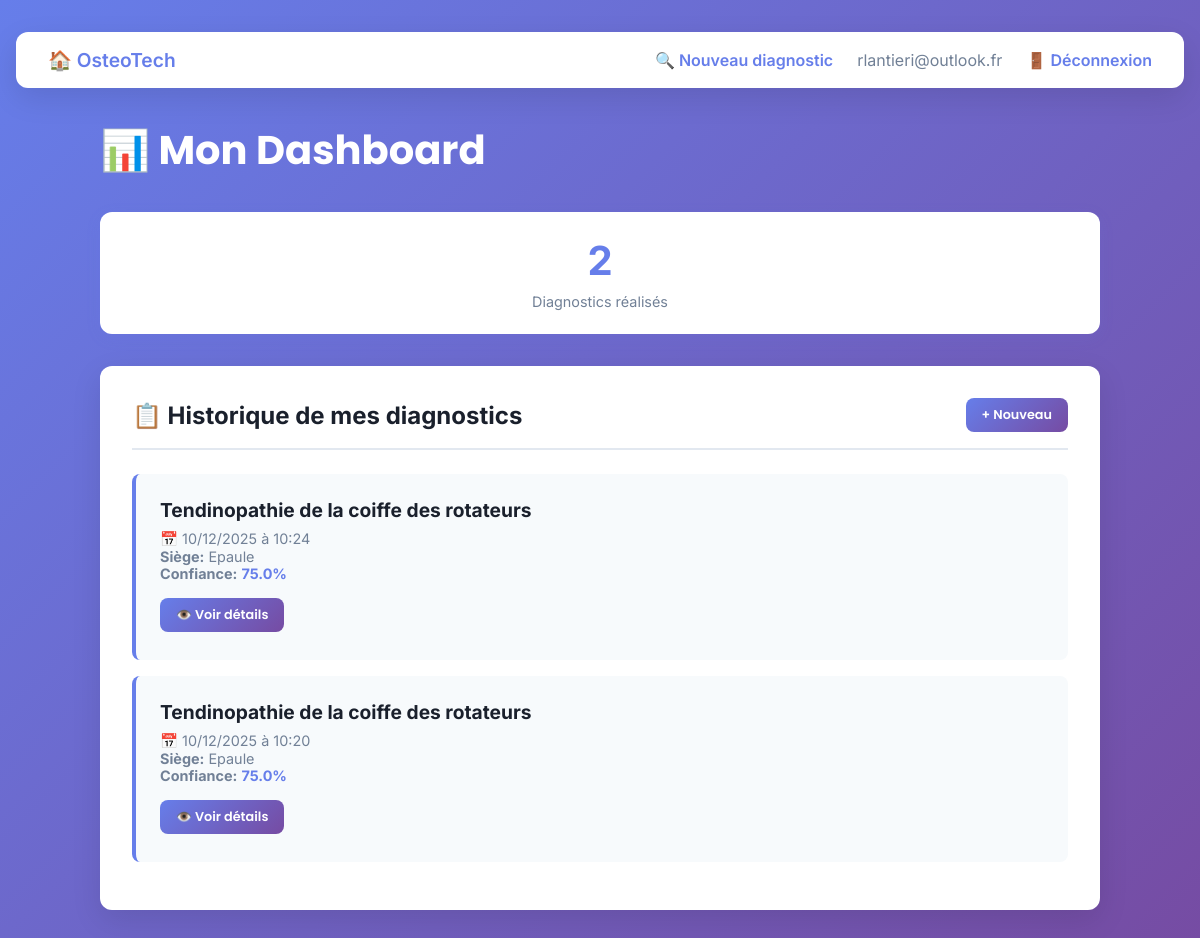
The page /dashboard (signed in) on the database as committed earlier.
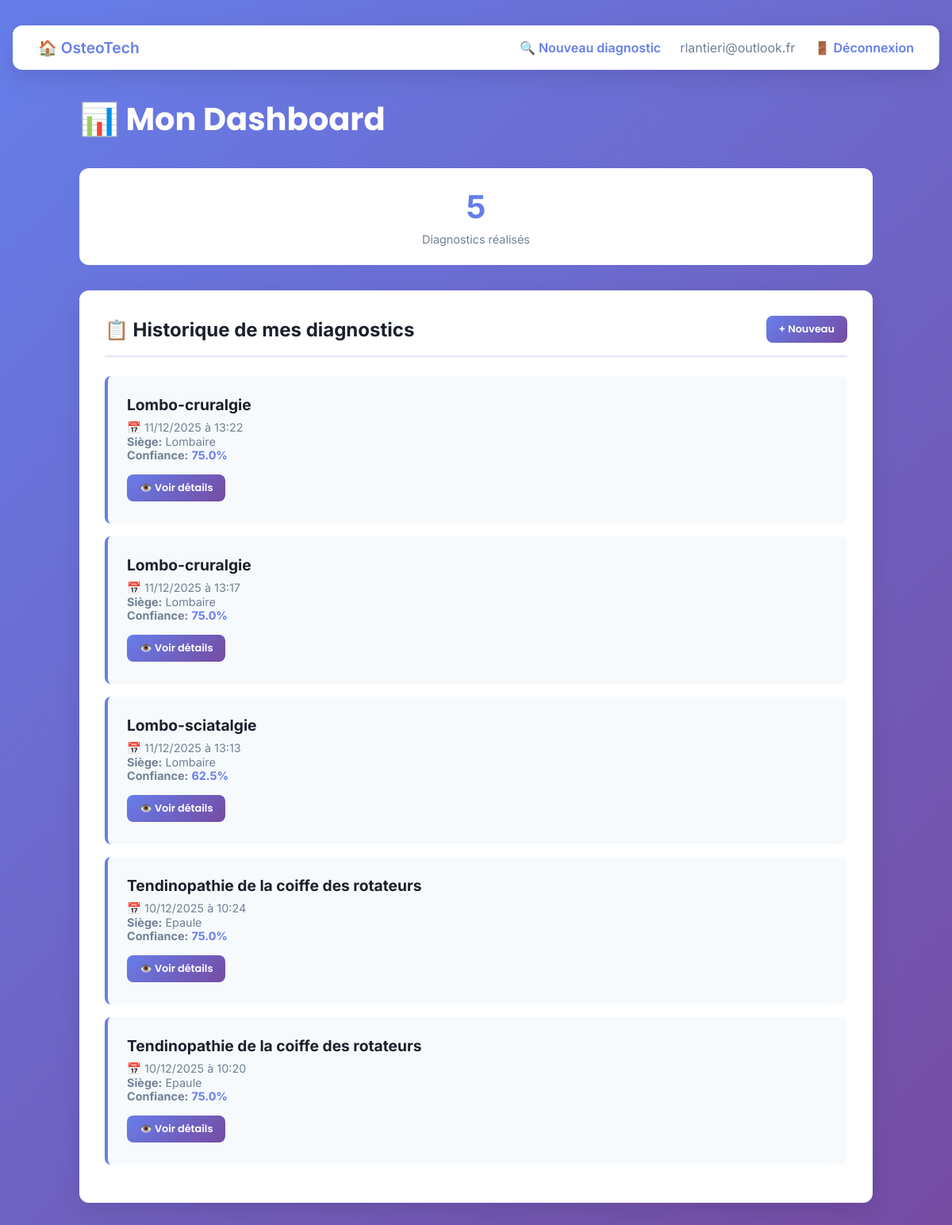
The same page on the database as committed later.
### models.py (models this page shows, shortened)
class User(db.Model):
    __tablename__ = 'users'
    id = db.Column(db.Integer, primary_key=True)
    email = db.Column(db.String(120), unique=True, nullable=False, index=True)
    password_hash = db.Column(db.String(255), nullable=False)
    created_at = db.Column(db.DateTime, default=datetime.utcnow)
    updated_at = db.Column(db.DateTime, default=datetime.utcnow, onupdate=datetime.utcnow)
    diagnostics = db.relationship('Diagnostic', backref='user', lazy=True, cascade='all, delete-orphan')

class Diagnostic(db.Model):
    __tablename__ = 'diagnostics'
    id = db.Column(db.Integer, primary_key=True)
    user_id = db.Column(db.Integer, db.ForeignKey('users.id'), nullable=False)
    siege = db.Column(db.String(100))
    irradiations = db.Column(db.String(100))
    type_douleur = db.Column(db.String(100))
    intensite = db.Column(db.String(50))
    calmee_par = db.Column(db.String(100))
    augmentee_par = db.Column(db.String(100))
    evolution = db.Column(db.String(100))
    signes_associes = db.Column(db.String(200))
    diagnosis_name = db.Column(db.String(200))
    diagnosis_confidence = db.Column(db.Float)
    diagnosis_id = db.Column(db.String(100))
    created_at = db.Column(db.DateTime, default=datetime.utcnow, index=True)
    notes = db.Column(db.Text)  # Notes utilisateur

### app.py (the view)
@app.route('/dashboard')
@login_required
def dashboard():
    user = get_current_user()
    diagnostics = Diagnostic.query.filter_by(user_id=user.id).order_by(Diagnostic.created_at.desc()).all()
    return render_template(
        'dashboard.html',
        user=user,
        diagnostics=diagnostics,
        total_diagnostics=len(diagnostics)
    )

### app.py (called while the page is built)
def login_required(f):
    @wraps(f)
    def decorated_function(*args, **kwargs):
        if 'user_id' not in session:
            return redirect(url_for('login'))
        return f(*args, **kwargs)
    return decorated_function

def get_current_user():
    if 'user_id' in session:
        return User.query.get(session['user_id'])
    return None

@app.before_request
def create_tables():
    db.create_all()

### templates/dashboard.html (shortened to what this page needs)
<!DOCTYPE html>
<html lang="fr">
<head>
</head>
<body>
    <nav>
        <a href="/" style="font-size: 1.2rem;">🏠 OsteoTech</a>
        <div class="nav-right">
            <a href="/app">🔍 Nouveau diagnostic</a>
            <span class="nav-email">{{ user.email }}</span>
            <a href="/logout" style="color: var(--primary); text-decoration: none; font-weight: 600;">🚪 Déconnexion</a>
        </div>
    </nav>
    <div class="container">
        <h1>📊 Mon Dashboard</h1>
        <div class="stats">
            <div class="stat-card">
                <div class="stat-number">{{ total_diagnostics }}</div>
                <div style="font-size: 0.9rem; color: #718096; margin-top: 0.5rem;">Diagnostics réalisés</div>
            </div>
        </div>
        <div class="card">
            <div style="display: flex; justify-content: space-between; align-items: center; margin-bottom: 1.5rem; padding-bottom: 1rem; border-bottom: 2px solid #e2e8f0;">
                <h2 style="margin: 0;">📋 Historique de mes diagnostics</h2>
                <a href="/app" class="btn btn-primary btn-small">+ Nouveau</a>
            </div>
            {% if diagnostics %}
                {% for diagnostic in diagnostics %}
                <div class="diagnostic-item">
                    <div class="diagnostic-name">{{ diagnostic.diagnosis_name }}</div>
                    <div class="diagnostic-meta">
                        📅 {{ diagnostic.created_at.strftime('%d/%m/%Y à %H:%M') }}<br>
                        <strong>Siège:</strong> {{ diagnostic.siege }}<br>
                        <strong>Confiance:</strong> <span style="color: var(--primary); font-weight: 700;">{{ diagnostic.diagnosis_confidence }}%</span>
                    </div>
                    <a href="{{ url_for('view_diagnostic', diagnostic_id=diagnostic.id) }}" class="btn btn-primary btn-small">
                        👁️ Voir détails
                    </a>
                </div>
                {% endfor %}
            {% else %}
                <div class="empty-state">
                    <h3>Aucun diagnostic encore</h3>
                    <p style="color: #718096; margin-bottom: 1.5rem;">Commencez par créer votre premier diagnostic avec S.I.T.I.C.E</p>
                    <a href="/app" class="btn btn-primary">🚀 Créer un diagnostic</a>
                </div>
            {% endif %}
        </div>
    </div>
</body>
</html>

### templates/dashboard.html (style rules this page uses)
:root { --primary: #667eea; --secondary: #764ba2; --dark: #1a202c; --light: #f7fafc; }
* { font-family: 'Inter', sans-serif; margin: 0; padding: 0; box-sizing: border-box; }
body { background: linear-gradient(135deg, #667eea 0%, #764ba2 100%); color: var(--dark); min-height: 100vh; padding: 2rem 1rem; }
nav { background: white; border-radius: 12px; padding: 1rem 2rem; box-shadow: 0 10px 30px rgba(0, 0, 0, 0.1); margin-bottom: 2rem; display: flex; justify-content: space-between; align-items: center; }
nav a { color: var(--primary); text-decoration: none; font-weight: 600; transition: all 0.3s ease; }
.nav-right { display: flex; gap: 1.5rem; align-items: center; }
.nav-email { color: #718096; }
h1 { font-family: 'Poppins', sans-serif; font-size: 2.5rem; color: white; margin-bottom: 2rem; }
h2 { font-size: 1.5rem; color: var(--dark); margin-bottom: 1.5rem; }
.container { max-width: 1000px; margin: 0 auto; }
.card { background: white; border-radius: 12px; padding: 2rem; box-shadow: 0 10px 30px rgba(0, 0, 0, 0.1); margin-bottom: 2rem; }
.btn { font-family: 'Poppins', sans-serif; font-weight: 600; padding: 0.75rem 1.5rem; border: none; border-radius: 8px; cursor: pointer; text-decoration: none; display: inline-block; transition: all 0.3s ease; position: relative; overflow: hidden; }
.btn::before { content: ''; position: absolute; top: 0; left: -100%; width: 100%; height: 100%; background: rgba(255, 255, 255, 0.2); transition: left 0.3s ease; display: none; }
.btn-primary { background: linear-gradient(135deg, var(--primary), var(--secondary)); color: white; }
.btn-small { padding: 0.5rem 1rem; font-size: 0.8rem; }
.diagnostic-item { background: #f7fafc; border-left: 4px solid var(--primary); padding: 1.5rem; margin-bottom: 1rem; border-radius: 8px; }
.diagnostic-name { font-size: 1.2rem; font-weight: 700; color: var(--dark); margin-bottom: 0.5rem; }
.diagnostic-meta { font-size: 0.9rem; color: #718096; margin-bottom: 1rem; }
.stats { display: grid; grid-template-columns: repeat(auto-fit, minmax(200px, 1fr)); gap: 1rem; margin-bottom: 2rem; }
.stat-card { background: white; padding: 1.5rem; border-radius: 12px; box-shadow: 0 4px 15px rgba(102, 126, 234, 0.1); text-align: center; }
.stat-number { font-size: 2.5rem; font-weight: 700; color: var(--primary); }

Rows that differ between the two databases and show on the page:
added Diagnostic: diagnosis_name "Lombo-cruralgie", created_at "11/12/2025 à 13:22", siege "Lombaire", diagnosis_confidence "75.0"
added Diagnostic: diagnosis_name "Lombo-cruralgie", created_at "11/12/2025 à 13:17", siege "Lombaire", diagnosis_confidence "75.0"
added Diagnostic: diagnosis_name "Lombo-sciatalgie", created_at "11/12/2025 à 13:13", siege "Lombaire", diagnosis_confidence "62.5"
Other text that changed with them:
{{ total_diagnostics }}: "2" → "5"
